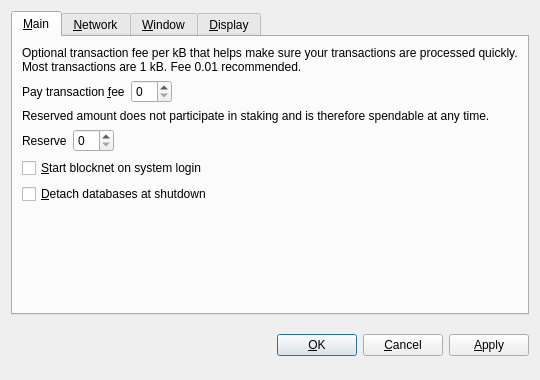
<?xml version="1.0" encoding="UTF-8"?>
<ui version="4.0">
 <class>OptionsDialog</class>
 <widget class="QDialog" name="OptionsDialog">
  <property name="geometry">
   <rect>
    <x>0</x>
    <y>0</y>
    <width>540</width>
    <height>380</height>
   </rect>
  </property>
  <property name="windowTitle">
   <string>Options</string>
  </property>
  <property name="modal">
   <bool>true</bool>
  </property>
  <layout class="QVBoxLayout" name="verticalLayout">
   <item>
    <widget class="QTabWidget" name="tabWidget">
     <property name="tabPosition">
      <enum>QTabWidget::North</enum>
     </property>
     <property name="currentIndex">
      <number>0</number>
     </property>
     <widget class="QWidget" name="tabMain">
      <attribute name="title">
       <string>&amp;Main</string>
      </attribute>
      <layout class="QVBoxLayout" name="verticalLayout_Main">
       <item>
        <widget class="QLabel" name="transactionFeeInfoLabel">
         <property name="text">
          <string>Optional transaction fee per kB that helps make sure your transactions are processed quickly. Most transactions are 1 kB. Fee 0.01 recommended.</string>
         </property>
         <property name="textFormat">
          <enum>Qt::PlainText</enum>
         </property>
         <property name="wordWrap">
          <bool>true</bool>
         </property>
        </widget>
       </item>
       <item>
        <layout class="QHBoxLayout" name="horizontalLayoutFee">
         <item>
          <widget class="QLabel" name="transactionFeeLabel">
           <property name="text">
            <string>Pay transaction &amp;fee</string>
           </property>
           <property name="textFormat">
            <enum>Qt::PlainText</enum>
           </property>
           <property name="buddy">
            <cstring>transactionFee</cstring>
           </property>
          </widget>
         </item>
         <item>
          <widget class="BitcoinAmountField" name="transactionFee"/>
         </item>
         <item>
          <spacer name="horizontalSpacerFee">
           <property name="orientation">
            <enum>Qt::Horizontal</enum>
           </property>
           <property name="sizeHint" stdset="0">
            <size>
             <width>40</width>
             <height>20</height>
            </size>
           </property>
          </spacer>
         </item>
        </layout>
       </item>
       <item>
        <widget class="QLabel" name="reserveBalanceInfoLabel">
         <property name="text">
          <string>Reserved amount does not participate in staking and is therefore spendable at any time.</string>
         </property>
         <property name="textFormat">
          <enum>Qt::PlainText</enum>
         </property>
         <property name="wordWrap">
          <bool>true</bool>
         </property>
        </widget>
       </item>
       <item>
        <layout class="QHBoxLayout" name="horizontalLayoutReserveBalance">
         <item>
          <widget class="QLabel" name="reserveBalanceLabel">
           <property name="text">
            <string>Reserve</string>
           </property>
           <property name="textFormat">
            <enum>Qt::PlainText</enum>
           </property>
           <property name="buddy">
            <cstring>reserveBalance</cstring>
           </property>
          </widget>
         </item>
         <item>
          <widget class="BitcoinAmountField" name="reserveBalance"/>
         </item>
         <item>
          <spacer name="horizontalSpacerReserveBalance">
           <property name="orientation">
            <enum>Qt::Horizontal</enum>
           </property>
           <property name="sizeHint" stdset="0">
            <size>
             <width>40</width>
             <height>20</height>
            </size>
           </property>
          </spacer>
         </item>
        </layout>
       </item>
       <item>
        <widget class="QCheckBox" name="bitcoinAtStartup">
         <property name="toolTip">
          <string>Automatically start blocknet after logging in to the system.</string>
         </property>
         <property name="text">
          <string>&amp;Start blocknet on system login</string>
         </property>
        </widget>
       </item>
       <item>
        <widget class="QCheckBox" name="detachDatabases">
         <property name="toolTip">
          <string>Detach block and address databases at shutdown. This means they can be moved to another data directory, but it slows down shutdown. The wallet is always detached.</string>
         </property>
         <property name="text">
          <string>&amp;Detach databases at shutdown</string>
         </property>
        </widget>
       </item>
       <item>
        <spacer name="verticalSpacer_Main">
         <property name="orientation">
          <enum>Qt::Vertical</enum>
         </property>
         <property name="sizeHint" stdset="0">
          <size>
           <width>20</width>
           <height>40</height>
          </size>
         </property>
        </spacer>
       </item>
      </layout>
     </widget>
     <widget class="QWidget" name="tabNetwork">
      <attribute name="title">
       <string>&amp;Network</string>
      </attribute>
      <layout class="QVBoxLayout" name="verticalLayout_Network">
       <item>
        <widget class="QCheckBox" name="mapPortUpnp">
         <property name="toolTip">
          <string>Automatically open the blocknet client port on the router. This only works when your router supports UPnP and it is enabled.</string>
         </property>
         <property name="text">
          <string>Map port using &amp;UPnP</string>
         </property>
        </widget>
       </item>
       <item>
        <widget class="QCheckBox" name="connectSocks">
         <property name="toolTip">
          <string>Connect to the blocknet network through a SOCKS proxy (e.g. when connecting through Tor).</string>
         </property>
         <property name="text">
          <string>&amp;Connect through SOCKS proxy:</string>
         </property>
        </widget>
       </item>
       <item>
        <layout class="QHBoxLayout" name="horizontalLayout_Network">
         <item>
          <widget class="QLabel" name="proxyIpLabel">
           <property name="text">
            <string>Proxy &amp;IP:</string>
           </property>
           <property name="textFormat">
            <enum>Qt::PlainText</enum>
           </property>
           <property name="buddy">
            <cstring>proxyIp</cstring>
           </property>
          </widget>
         </item>
         <item>
          <widget class="QValidatedLineEdit" name="proxyIp">
           <property name="maximumSize">
            <size>
             <width>140</width>
             <height>16777215</height>
            </size>
           </property>
           <property name="toolTip">
            <string>IP address of the proxy (e.g. 127.0.0.1)</string>
           </property>
          </widget>
         </item>
         <item>
          <widget class="QLabel" name="proxyPortLabel">
           <property name="text">
            <string>&amp;Port:</string>
           </property>
           <property name="textFormat">
            <enum>Qt::PlainText</enum>
           </property>
           <property name="buddy">
            <cstring>proxyPort</cstring>
           </property>
          </widget>
         </item>
         <item>
          <widget class="QLineEdit" name="proxyPort">
           <property name="maximumSize">
            <size>
             <width>55</width>
             <height>16777215</height>
            </size>
           </property>
           <property name="toolTip">
            <string>Port of the proxy (e.g. 9050)</string>
           </property>
          </widget>
         </item>
         <item>
          <widget class="QLabel" name="socksVersionLabel">
           <property name="text">
            <string>SOCKS &amp;Version:</string>
           </property>
           <property name="textFormat">
            <enum>Qt::PlainText</enum>
           </property>
           <property name="buddy">
            <cstring>socksVersion</cstring>
           </property>
          </widget>
         </item>
         <item>
          <widget class="QValueComboBox" name="socksVersion">
           <property name="toolTip">
            <string>SOCKS version of the proxy (e.g. 5)</string>
           </property>
          </widget>
         </item>
         <item>
          <spacer name="horizontalSpacer_Network">
           <property name="orientation">
            <enum>Qt::Horizontal</enum>
           </property>
           <property name="sizeHint" stdset="0">
            <size>
             <width>40</width>
             <height>20</height>
            </size>
           </property>
          </spacer>
         </item>
        </layout>
       </item>
       <item>
        <spacer name="verticalSpacer_Network">
         <property name="orientation">
          <enum>Qt::Vertical</enum>
         </property>
         <property name="sizeHint" stdset="0">
          <size>
           <width>20</width>
           <height>40</height>
          </size>
         </property>
        </spacer>
       </item>
      </layout>
     </widget>
     <widget class="QWidget" name="tabWindow">
      <attribute name="title">
       <string>&amp;Window</string>
      </attribute>
      <layout class="QVBoxLayout" name="verticalLayout_Window">
       <item>
        <widget class="QCheckBox" name="minimizeToTray">
         <property name="toolTip">
          <string>Show only a tray icon after minimizing the window.</string>
         </property>
         <property name="text">
          <string>&amp;Minimize to the tray instead of the taskbar</string>
         </property>
        </widget>
       </item>
       <item>
        <widget class="QCheckBox" name="minimizeOnClose">
         <property name="toolTip">
          <string>Minimize instead of exit the application when the window is closed. When this option is enabled, the application will be closed only after selecting Quit in the menu.</string>
         </property>
         <property name="text">
          <string>M&amp;inimize on close</string>
         </property>
        </widget>
       </item>
       <item>
        <spacer name="verticalSpacer_Window">
         <property name="orientation">
          <enum>Qt::Vertical</enum>
         </property>
         <property name="sizeHint" stdset="0">
          <size>
           <width>20</width>
           <height>40</height>
          </size>
         </property>
        </spacer>
       </item>
      </layout>
     </widget>
     <widget class="QWidget" name="tabDisplay">
      <attribute name="title">
       <string>&amp;Display</string>
      </attribute>
      <layout class="QVBoxLayout" name="verticalLayout_Display">
       <item>
        <layout class="QHBoxLayout" name="horizontalLayout_1_Display">
         <item>
          <widget class="QLabel" name="langLabel">
           <property name="text">
            <string>User Interface &amp;language:</string>
           </property>
           <property name="textFormat">
            <enum>Qt::PlainText</enum>
           </property>
           <property name="buddy">
            <cstring>lang</cstring>
           </property>
          </widget>
         </item>
         <item>
          <widget class="QValueComboBox" name="lang">
           <property name="toolTip">
            <string>The user interface language can be set here. This setting will take effect after restarting blocknet.</string>
           </property>
          </widget>
         </item>
        </layout>
       </item>
       <item>
        <layout class="QHBoxLayout" name="horizontalLayout_2_Display">
         <item>
          <widget class="QLabel" name="unitLabel">
           <property name="text">
            <string>&amp;Unit to show amounts in:</string>
           </property>
           <property name="textFormat">
            <enum>Qt::PlainText</enum>
           </property>
           <property name="buddy">
            <cstring>unit</cstring>
           </property>
          </widget>
         </item>
         <item>
          <widget class="QValueComboBox" name="unit">
           <property name="toolTip">
            <string>Choose the default subdivision unit to show in the interface and when sending coins.</string>
           </property>
          </widget>
         </item>
        </layout>
       </item>
       <item>
        <widget class="QCheckBox" name="displayAddresses">
         <property name="toolTip">
          <string>Whether to show blocknet addresses in the transaction list or not.</string>
         </property>
         <property name="text">
          <string>&amp;Display addresses in transaction list</string>
         </property>
        </widget>
       </item>
       <item>
        <widget class="QCheckBox" name="coinControlFeatures">
         <property name="toolTip">
          <string>Whether to show coin control features or not.</string>
         </property>
         <property name="text">
          <string>Display coin &amp;control features (experts only!)</string>
         </property>
        </widget>
       </item>
       <item>
        <spacer name="verticalSpacer_Display">
         <property name="orientation">
          <enum>Qt::Vertical</enum>
         </property>
         <property name="sizeHint" stdset="0">
          <size>
           <width>20</width>
           <height>40</height>
          </size>
         </property>
        </spacer>
       </item>
      </layout>
     </widget>
    </widget>
   </item>
   <item>
    <layout class="QHBoxLayout" name="horizontalLayout_Buttons">
     <item>
      <spacer name="horizontalSpacer_1">
       <property name="orientation">
        <enum>Qt::Horizontal</enum>
       </property>
       <property name="sizeHint" stdset="0">
        <size>
         <width>40</width>
         <height>48</height>
        </size>
       </property>
      </spacer>
     </item>
     <item>
      <widget class="QLabel" name="statusLabel">
       <property name="font">
        <font>
         <weight>75</weight>
         <bold>true</bold>
        </font>
       </property>
       <property name="text">
        <string/>
       </property>
       <property name="textFormat">
        <enum>Qt::PlainText</enum>
       </property>
       <property name="wordWrap">
        <bool>true</bool>
       </property>
      </widget>
     </item>
     <item>
      <spacer name="horizontalSpacer_2">
       <property name="orientation">
        <enum>Qt::Horizontal</enum>
       </property>
       <property name="sizeHint" stdset="0">
        <size>
         <width>40</width>
         <height>48</height>
        </size>
       </property>
      </spacer>
     </item>
     <item>
      <widget class="QPushButton" name="okButton">
       <property name="text">
        <string>&amp;OK</string>
       </property>
      </widget>
     </item>
     <item>
      <widget class="QPushButton" name="cancelButton">
       <property name="text">
        <string>&amp;Cancel</string>
       </property>
       <property name="autoDefault">
        <bool>false</bool>
       </property>
      </widget>
     </item>
     <item>
      <widget class="QPushButton" name="applyButton">
       <property name="text">
        <string>&amp;Apply</string>
       </property>
       <property name="autoDefault">
        <bool>false</bool>
       </property>
      </widget>
     </item>
    </layout>
   </item>
  </layout>
 </widget>
 <customwidgets>
  <customwidget>
   <class>BitcoinAmountField</class>
   <extends>QSpinBox</extends>
   <header>bitcoinamountfield.h</header>
  </customwidget>
  <customwidget>
   <class>QValueComboBox</class>
   <extends>QComboBox</extends>
   <header>qvaluecombobox.h</header>
  </customwidget>
  <customwidget>
   <class>QValidatedLineEdit</class>
   <extends>QLineEdit</extends>
   <header>qvalidatedlineedit.h</header>
  </customwidget>
 </customwidgets>
 <resources/>
 <connections/>
</ui>
